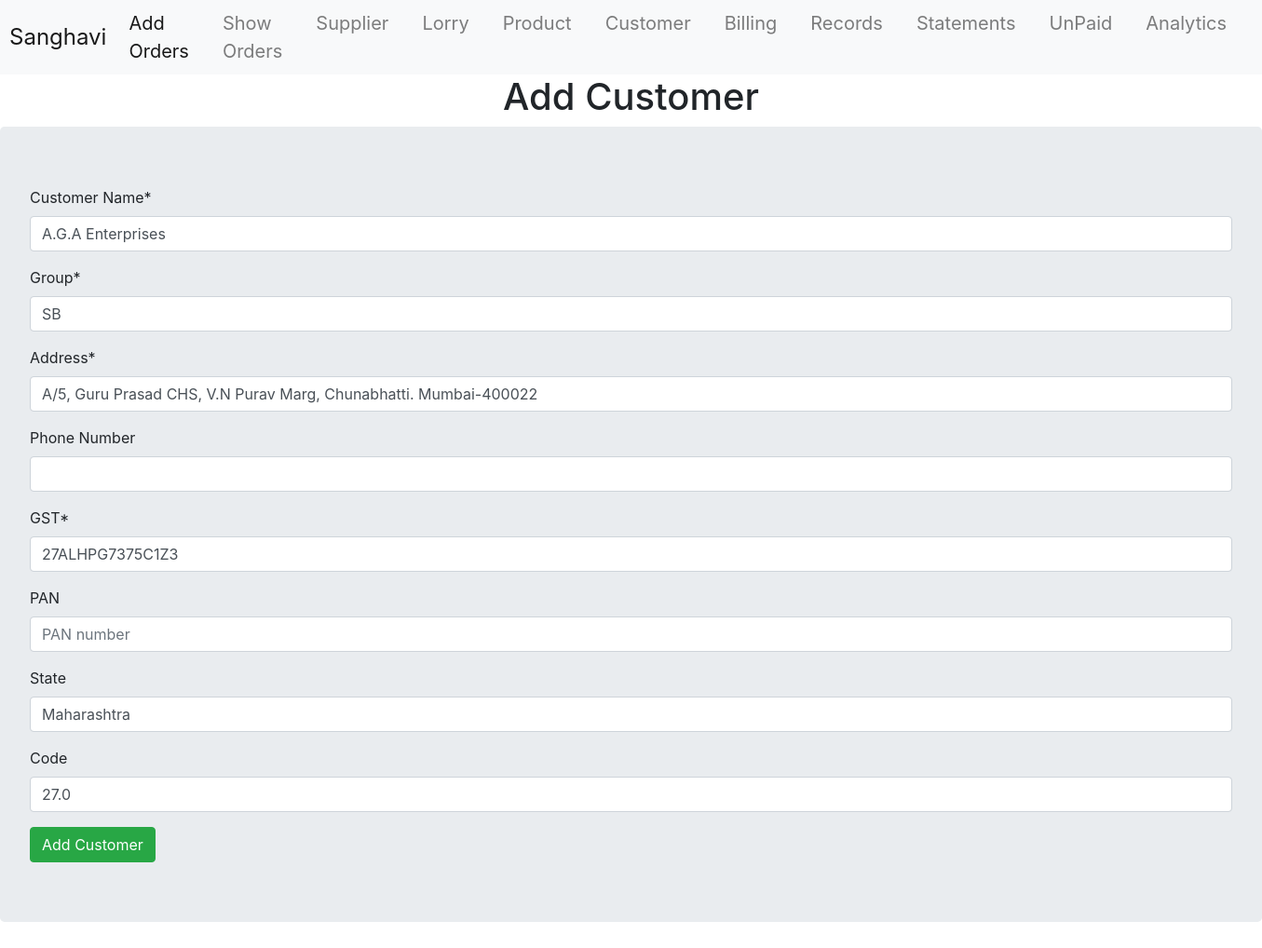
Screenshot of /cusUp/A.G.A Enterprises with the database file from the repository.
### invoiceApp/models.py (models this page shows, shortened)
class Customer(models.Model):
    Cname = models.CharField(max_length=50, primary_key=True)
    group = models.CharField(max_length=20, default='SB')
    adr = models.CharField(max_length=100)
    phone = models.CharField(max_length=20, null=True, blank=True)
    gst = models.CharField(max_length=20)
    pan = models.CharField(max_length=20, null=True, blank=True)
    state = models.CharField(max_length=30, null=True, blank=True)
    code = models.FloatField(null=True, blank=True)

### invoiceApp/views.py (the view)
# urls.py: path('cusUp/<str:f_Cname>', views.updateCusView, name= 'update_cus_url'),
def updateCusView(request, f_Cname):
    obj = Customer.objects.get(Cname=f_Cname)
    form = CustomerForm(instance=obj)
    if request.method == 'POST':
        form = CustomerForm(request.POST, instance=obj)
        if form.is_valid():
            form.save()
            return redirect('customer_info_url')
    template_name = 'invoice/customer_add.html'
    context = {'form': form}
    return render(request, template_name, context)

### invoiceApp/forms.py
class CustomerForm(forms.ModelForm):
    class Meta:
        model = Customer
        fields = '__all__'
        labels = {
            'Cname': 'Customer Name',
            'group' : 'Group',
            'adr' : 'Address' ,
            'phone' : 'Phone Number' ,
            'gst' : 'GST' ,
            'pan' : 'PAN' ,
        }
        widgets  ={
            'Cname' : forms.TextInput(attrs={'placeholder': 'Customer Name'}),
            'group' : forms.TextInput(attrs={'placeholder': 'Customer Group'}),
            'adr' : forms.TextInput(attrs={'placeholder': ''}),
            'phone' : forms.TextInput(attrs={'placeholder': ''}),
            'gst' : forms.TextInput(attrs={'placeholder': 'GST number'}),
            'pan' : forms.TextInput(attrs={'placeholder': 'PAN number'}),
        }

### invoiceApp/templates/invoice/customer_add.html (shortened to what this page needs)
{% extends 'layout.html' %}
{% load crispy_forms_tags %}
{% block content %}
    <center><h1>Add Customer</h1></center>
    <form method="post" class="jumbotron">
        {{ form|crispy }}
        <input type="submit" value="Add Customer" class="btn btn-success">
    </form>
{% endblock %}

### rows the page displays
Customer: Cname "A.G.A Enterprises", group "SB", adr "A/5, Guru Prasad CHS, V.N Purav Marg, Chunabhatti. Mumbai-400022", gst "27ALHPG7375C1Z3", state "Maharashtra", code "27.0"
